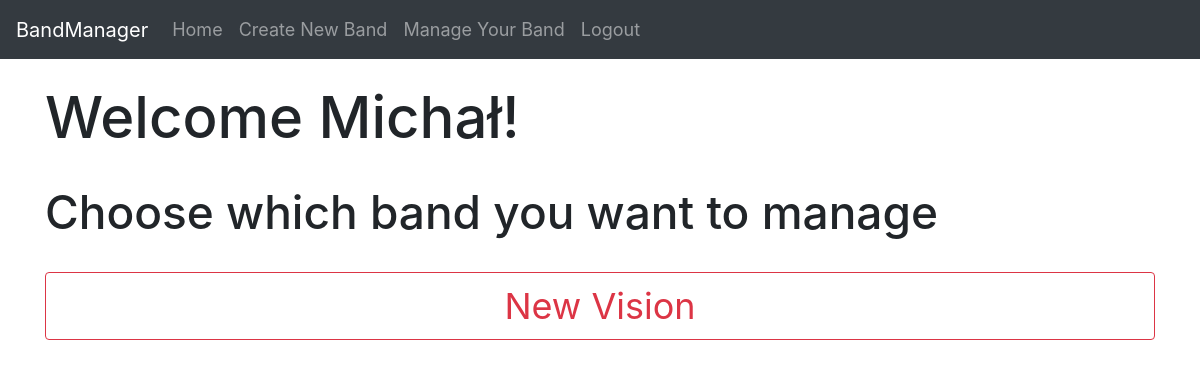
/manage-your-band (signed in), run on an earlier commit of the app's database.
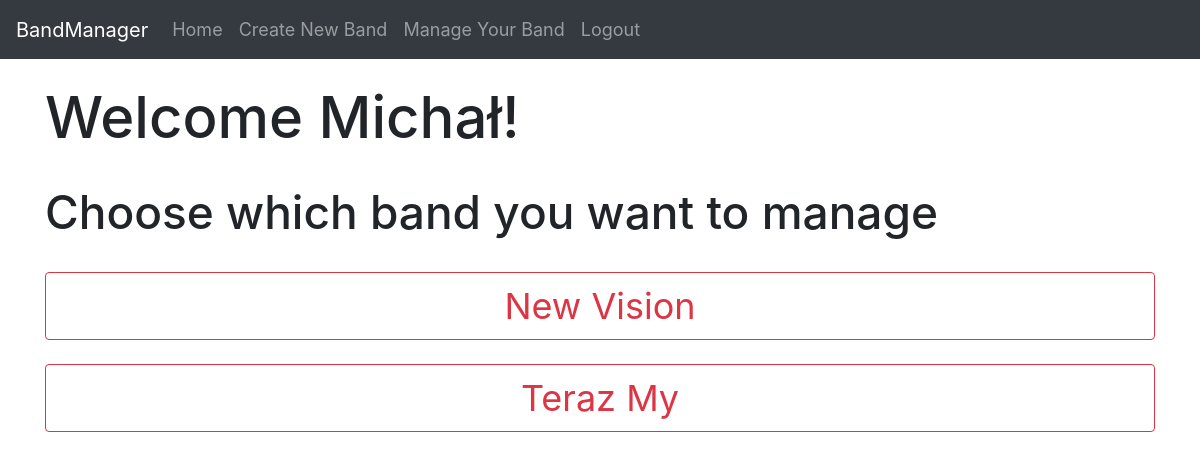
And on a later commit of the database.
### website/models.py (models this page shows)
class User(db.Model, UserMixin):
    id = db.Column(db.Integer, primary_key=True, unique=True)
    first_name = db.Column(db.String(150))
    surname = db.Column(db.String(150))
    email = db.Column(db.String(150), unique=True)
    password = db.Column(db.String(150))
    bands = db.relationship('Band')

class Band(db.Model):
    id = db.Column(db.Integer, primary_key=True, unique=True)
    name = db.Column(db.String(150))
    city = db.Column(db.String(150))
    music_type = db.Column(db.String(150))
    password = db.Column(db.String(150))
    user_id_admin = db.Column(db.Integer, db.ForeignKey('user.id'))
    date_created = db.Column(db.DateTime(timezone=True), default=func.now())

### website/views.py (the view)
@views.route('/manage-your-band')
def manage_your_band():
    bands = Band.query.filter_by(user_id_admin=current_user.id).all()
    print(bands)
    return render_template('manage_your_band.html', user=current_user, bands=bands)

### website/__init__.py (called while the page is built)
def create_app():
    app = Flask(__name__)
    app.config['SECRET_KEY'] = 'aoeijop[4235kldnsf-3qpoiopejf0283482rhgfsoqv=daihfauighe490ge40i'
    app.config['SQLALCHEMY_DATABASE_URI'] = f'sqlite:///{DB_NAME}'
    db.init_app(app)
    from .views import views
    from .auth import auth
    app.register_blueprint(views, url_prefix='/')
    app.register_blueprint(auth, url_prefix='/')
    from .models import User, Band
    create_database(app)
    login_manager = LoginManager()
    login_manager.login_view = 'auth.login'
    login_manager.init_app(app)
    @login_manager.user_loader
    def load_user(id):
        return User.query.get(int(id))
    return app

### website/templates/manage_your_band.html (shortened to what this page needs)
{% extends "base.html" %}
{% block content %}
<br/>
<h1 style="font-size: 58px;">Welcome {{ user.first_name }}!</h1>
<br/>
<h1 style="font-size: 46px;"">Choose which band you want to manage</h1>
<br/>
{% if bands == [] %}
    <h2>You don't have any bands.</h2>
{% else %}
    <div class="buttons" style="text-align: center;">
        {% for band in bands %}
            <button type="button" class="btn btn-outline-danger btn-block" style="font-size: 36px; font-">{{band.name}}</button>
            <br>
        {% endfor %}
    </div>
{% endif %}
{% endblock %}

### website/templates/base.html (shortened to what this page needs)
<!DOCTYPE html>
<html lang="en">
<head>
  <link rel="stylesheet" href="https://maxcdn.bootstrapcdn.com/bootstrap/4.5.2/css/bootstrap.min.css">
</head>
<body>
  <nav class="navbar navbar-expand-md bg-dark navbar-dark">
    <a class="navbar-brand" href="/">BandManager</a>
    <div class="collapse navbar-collapse" id="collapsibleNavbar" style="font-size: 18px;">
      <ul class="navbar-nav">
        {% if user.is_authenticated %}
          <li class="nav-item">
            <a class="nav-link" href="/" id="home">Home</a>
          </li>
          <li class="nav-item">
            <a class="nav-link" href="/create-new-band" id="create_new_band">Create New Band</a>
          </li>
          <li class="nav-item">
            <a class="nav-link" href="/manage-your-band" id="manage_your_band">Manage Your Band</a>
          </li>
          <li class="nav-item">
            <a class="nav-link" href="/logout" id="logout">Logout</a>
          </li>
        {% endif %}
      </ul>
    </div>
  </nav>
<div class="container">
{% block content %}
{% endblock %}
</div>
</body>
</html>

What changed in the data, as far as the page shows it:
added Band: name "Teraz My"
